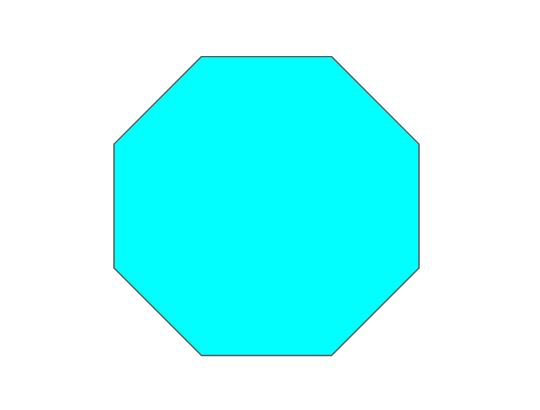
#> input picture octogon_1.png.jpg, 540 x 410 px
$ python imgoas.py
#> lines starting #> are read from the running program, lines starting #| are printed output that depends on the picture; after the words box and inside, x2 and y2 are one past the last pixel; in counts of white or black regions, pixels touching at a corner belong together
import cv2
import numpy as np

# Step 1: Detect Shapes and Extract Polygon Points
def detect_polygons(image_path, min_sides=4, allowed_sides=[4, 8, 16, 32, 64], area_min=100):
#> called with image_path = 'octogon_1.png.jpg', min_sides = 4, area_min = 100
    img = cv2.imread(image_path)
#> img is the input picture: shape (410, 540, 3); mean B, G, R 253.8, 253.8, 167.7
    gray = cv2.cvtColor(img, cv2.COLOR_BGR2GRAY)
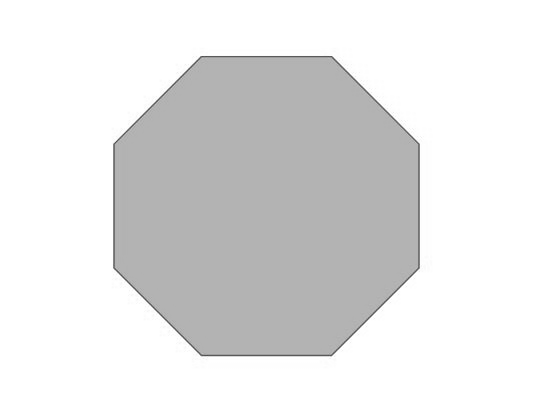
#> gray: shape (410, 540); min 75, max 255, mean 228.1
    _, thresh = cv2.threshold(gray, 240, 255, cv2.THRESH_BINARY_INV)
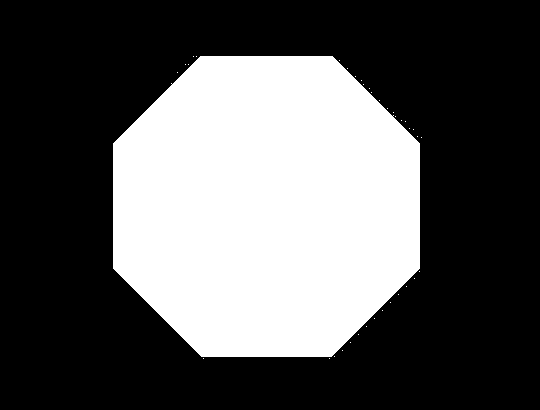
#> thresh: shape (410, 540); 34.8% white; 37 white regions (36 under 20 px)

    contours, _ = cv2.findContours(thresh, cv2.RETR_TREE, cv2.CHAIN_APPROX_SIMPLE)
#> contours = 37 contours, 36 with area under 20; largest, box (x1, y1, x2, y2) and area: (113, 56, 420, 357) 76487
    polygons = []

    for contour in contours:
        approx = cv2.approxPolyDP(contour, 0.01 * cv2.arcLength(contour, True), True)
        area = cv2.contourArea(contour)
        if area < area_min:
            continue
        sides = len(approx)
        # Filter allowed polygons and rectangles only
        if sides in allowed_sides:
            # Extract points as (x, y) tuples
            polygon = np.squeeze(approx)
            polygons.append(polygon)
#> this loop made 37 passes
#> (area, sides) on pass 35: (76487, 8)
#> after the loop, polygons = 1 item

    return polygons


#Step 2: Write Polygon List to OASIS with gdstk
import gdstk
def polygons_to_oasis(polygons, oasis_path, dBu=0.001, layer=10, datatype=250):
    lib = gdstk.Library(unit=1e-6, precision=dBu)  # OASIS: unit=1um
    cell = lib.new_cell('IMAGE2OAS')
    for poly in polygons:
        # Convert to list of (float, float)
        pts = [tuple(pt) for pt in poly]
        print(f"Polygon points: {pts}")
        # Print edge lengths
        if len(pts) > 1:
            edge_lengths = [np.linalg.norm(np.array(pts[i]) - np.array(pts[(i+1)%len(pts)])) for i in range(len(pts))]
            print(f"Edge lengths (pixels): {edge_lengths}")
        else:
            print("Polygon has less than 2 points.")
    # gdstk.Cell doesn't have add_polygon; create a Polygon object and add it to the cell
    polygon = gdstk.Polygon(pts, layer=layer, datatype=datatype)
    cell.add(polygon)
    # Save to OASIS
    lib.write_oas(oasis_path)

# Example usage:
image_file = "octogon_1.png.jpg"
oasis_file = "output_layout.oas"

polys = detect_polygons(image_file)
#> polys = 1 item
polygons_to_oasis(polys, oasis_file, layer=10, datatype=250)
#> (the call stopped at in polygons_to_oasis, `lib = gdstk.Library(unit=1e-6, precision=dBu)`: gdstk is not available in this run)
